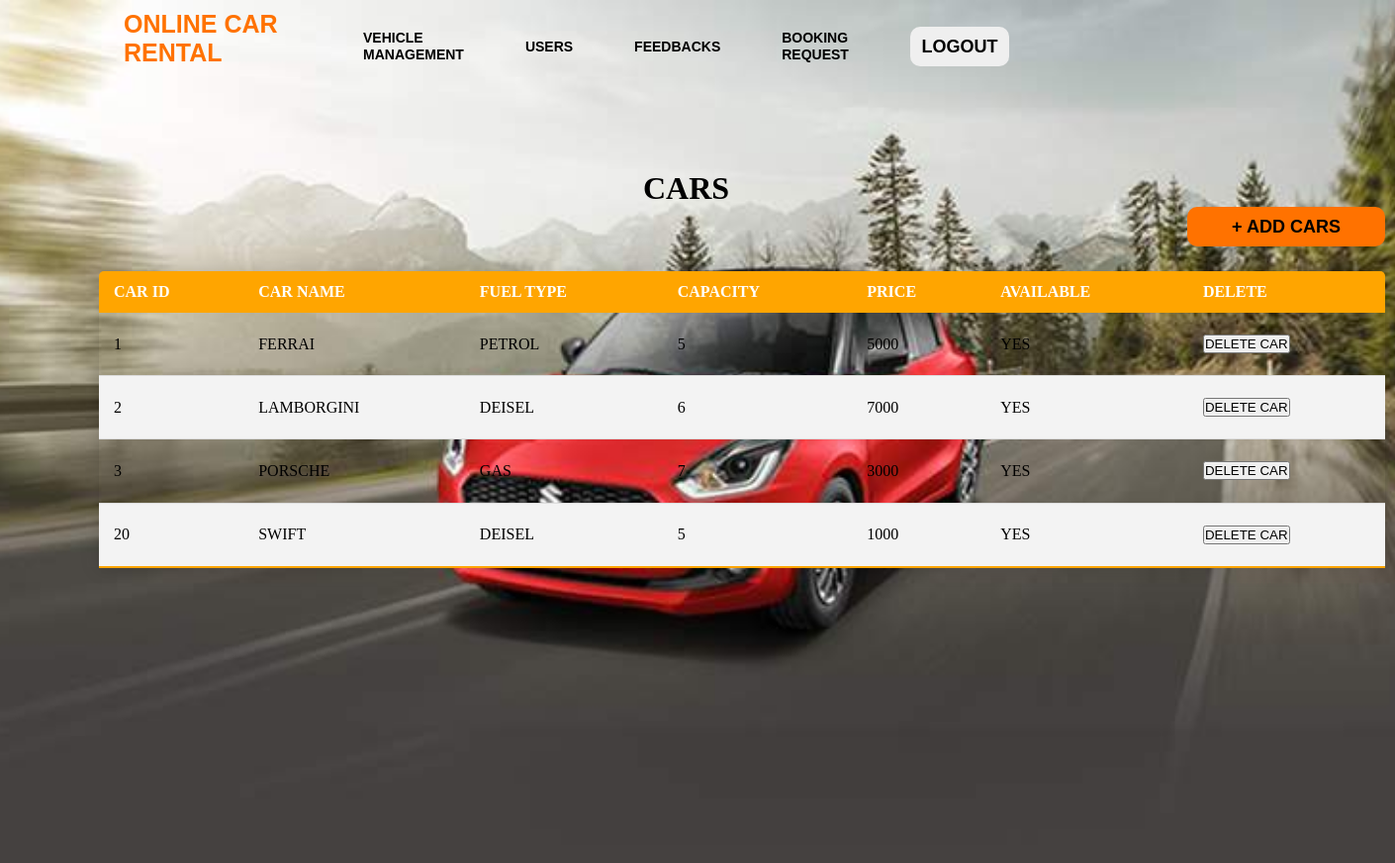
The app's page /adminvehicle.php with its own data.
### tables this page shows
CREATE TABLE `cars` (
  `CAR_ID` int(11) NOT NULL,
  `CAR_NAME` varchar(255) NOT NULL,
  `FUEL_TYPE` varchar(255) NOT NULL,
  `CAPACITY` int(11) NOT NULL,
  `PRICE` int(11) NOT NULL,
  `CAR_IMG` varchar(255) NOT NULL,
  `AVAILABLE` varchar(255) NOT NULL
);

### adminvehicle.php (the view, shortened to what this page needs)
<!DOCTYPE html>
<html lang="en">
<head>
</head>
<body>
<?php
require_once('connection.php');
$query="SELECT *from cars";
$queryy=mysqli_query($con,$query);
?>
<div class="hai">
        <div class="navbar">
            <div class="icon">
            <h1 class="logo">ONLINE CAR RENTAL</h1>
            </div>
            <div class="menu">
                <ul>
                    <li><a href="adminvehicle.php">VEHICLE MANAGEMENT</a></li>
                    <li><a href="adminusers.php">USERS</a></li>
                    <li><a href="admindash.php">FEEDBACKS</a></li>
                    <li><a href="adminbook.php">BOOKING REQUEST</a></li>
                  <li> <button class="nn"><a href="index.php">LOGOUT</a></button></li>
                </ul>
            </div>
         </div>
         </div>
        <div>
            <h1 class="header">CARS</h1>
            <button class="add"><a href="addcar.php">+ ADD CARS</a></button>
            <div>
                <div>
                    <table class="content-table">
                <thead>
                    <tr>
                        <th>CAR ID</th>
                        <th>CAR NAME</th>
                        <th>FUEL TYPE</th>
                        <th>CAPACITY</th>
                        <th>PRICE</th>
                        <th>AVAILABLE</th>
                        <th>DELETE</th>
                    </tr>
                </thead>
                <tbody>
                <?php
                while($res=mysqli_fetch_array($queryy)){
                ?>
                <tr  class="active-row">
                    <td><?php echo $res['CAR_ID'];?></php></td>
                    <td><?php echo $res['CAR_NAME'];?></php></td>
                    <td><?php echo $res['FUEL_TYPE'];?></php></td>
                    <td><?php echo $res['CAPACITY'];?></php></td>
                    <td><?php echo $res['PRICE'];?></php></td>
                    <td><?php
                    if($res['AVAILABLE']=='Y')
                    {
                        echo 'YES';
                    }
                    else{
                        echo 'NO';
                    }
                    ?></php></td>
                    <td><button type="submit" class="but" name="approve"><a href="deletecar.php?id=<?php echo $res['CAR_ID']?>">DELETE CAR</a></button></td>
                </tr>
               <?php } ?>
                </tbody>
                </table>
                </div>
            </div>
        </div>
</body>
</html>

### adminvehicle.php (style rules this page uses)
* { margin: 0; padding: 0; }
.hai { width: 100%; background: linear-gradient(to top, rgba(0,0,0,0)50%, rgba(0,0,0,0)50%),url("../images/carbg2.jpg"); background-position: center; background-size: cover; height: 109vh; animation: infiniteScrollBg 50s linear infinite; }
.navbar { width: 1200px; height: 75px; margin: auto; }
.icon { width:200px; float: left; height : 70px; }
.logo { color: #ff7200; font-size: 25px; font-family: Arial; padding-left: 20px; float:left; padding-top: 10px; }
.menu { width: 400px; float: left; height: 70px; }
ul { float: left; display: flex; justify-content: center; align-items: center; }
ul li { list-style: none; margin-left: 62px; margin-top: 27px; font-size: 14px; }
ul li a { text-decoration: none; color: black; font-family: Arial; font-weight: bold; transition: 0.4s ease-in-out; }
.content-table { border-collapse: collapse; font-size: 1em; min-width: 400px; border-radius: 5px 5px 0 0; overflow: hidden; box-shadow:0 0 20px rgba(0,0,0,0.15); margin-left : 100px ; margin-top: 25px; width: 1300px; height: 300px; }
.content-table thead tr { background-color: orange; color: white; text-align: left; }
.content-table th, .content-table td { padding: 12px 15px; }
.content-table tbody tr { border-bottom: 1px solid #dddddd; }
.content-table tbody tr:nth-of-type(even) { background-color: #f3f3f3; }
.content-table tbody tr:last-of-type { border-bottom: 2px solid orange; }
.header { margin-top: -700px; margin-left: 650px; }
.nn { width:100px; border:none; height: 40px; font-size: 18px; border-radius: 10px; cursor: pointer; color:white; transition: 0.4s ease; }
.nn a { text-decoration: none; color: black; font-weight: bold; }
.add { width: 200px; height: 40px; background: #ff7200; border:none; font-size: 18px; border-radius: 10px; cursor: pointer; color:#fff; transition: 0.4s ease; margin-left: 1200px; }
.add a { text-decoration: none; color: black; font-weight: bolder; }
.but a { text-decoration: none; color: black; }

### records on screen
cars: CAR_ID "1", CAR_NAME "FERRAI", FUEL_TYPE "PETROL", CAPACITY "5", PRICE "5000", AVAILABLE "YES"
cars: CAR_ID "2", CAR_NAME "LAMBORGINI", FUEL_TYPE "DEISEL", CAPACITY "6", PRICE "7000", AVAILABLE "YES"
cars: CAR_ID "3", CAR_NAME "PORSCHE", FUEL_TYPE "GAS", CAPACITY "7", PRICE "3000", AVAILABLE "YES"
cars: CAR_ID "20", CAR_NAME "SWIFT", FUEL_TYPE "DEISEL", CAPACITY "5", PRICE "1000", AVAILABLE "YES"
